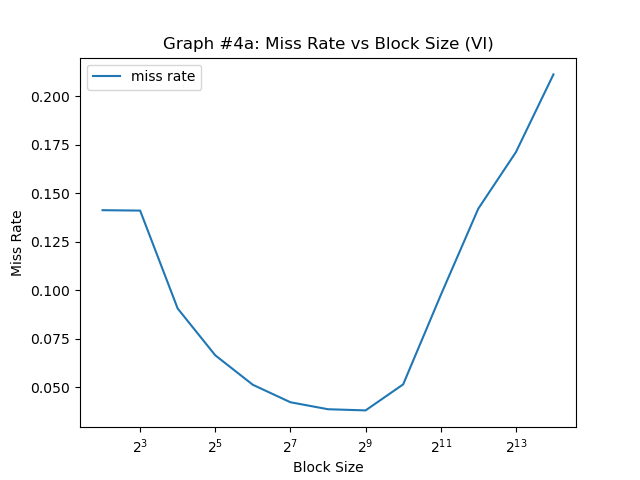

The Python source for this figure:
#!/usr/bin/python3

import sys
import os
import time
import matplotlib.pyplot as plt

# associtivity range
assoc_range = [4]
# block size range
bsize_range = [b for b in range(2, 15)]
# capacity range
cap_range = [c for c in range(16, 17)]
# number of cores (1, 2, 4)
cores = [1]
# coherence protocol: (none, vi, or msi)
protocol='none'

expname='exp4a'
figname='graph4a.png'


def get_stats(logfile, key):
    for line in open(logfile):
        if line[2:].startswith(key):
            line = line.split()
            return float(line[1])
    return 0

def run_exp(logfile, core, cap, bsize, assoc):
    trace = 'trace.%dt.long.txt' % core
    cmd="./p5 -t %s -p %s -n %d -cache %d %d %d >> %s" % (
            trace, protocol, core, cap, bsize, assoc, logfile)
    print(cmd)
    os.system(cmd)

def graph():
    timestr = time.strftime("%m.%d-%H_%M_%S")
    folder = "results/"+expname+"/"+timestr+"/"
    os.system("mkdir -p "+folder)

    miss_rate = {a:[] for a in assoc_range}

    for a in assoc_range:
        for b in bsize_range:
            for c in cap_range:
                for d in cores:
                    logfile = folder+"%s-%02d-%02d-%02d-%02d.out" % (
                            protocol, d, c, b, a)
                    run_exp(logfile, d, c, b, a)
                    miss_rate[a].append(get_stats(logfile,
                            'miss_rate')/100)

    plots = []
    for a in miss_rate:
        p,=plt.plot([2**i for i in bsize_range], miss_rate[a])
        plots.append(p)
    plt.legend(plots, ['miss rate'])
    plt.xscale('log', base=2)
    plt.title('Graph #4a: Miss Rate vs Block Size (VI)')
    plt.xlabel('Block Size')
    plt.ylabel('Miss Rate')
    plt.savefig(figname)
    plt.show()

graph()
